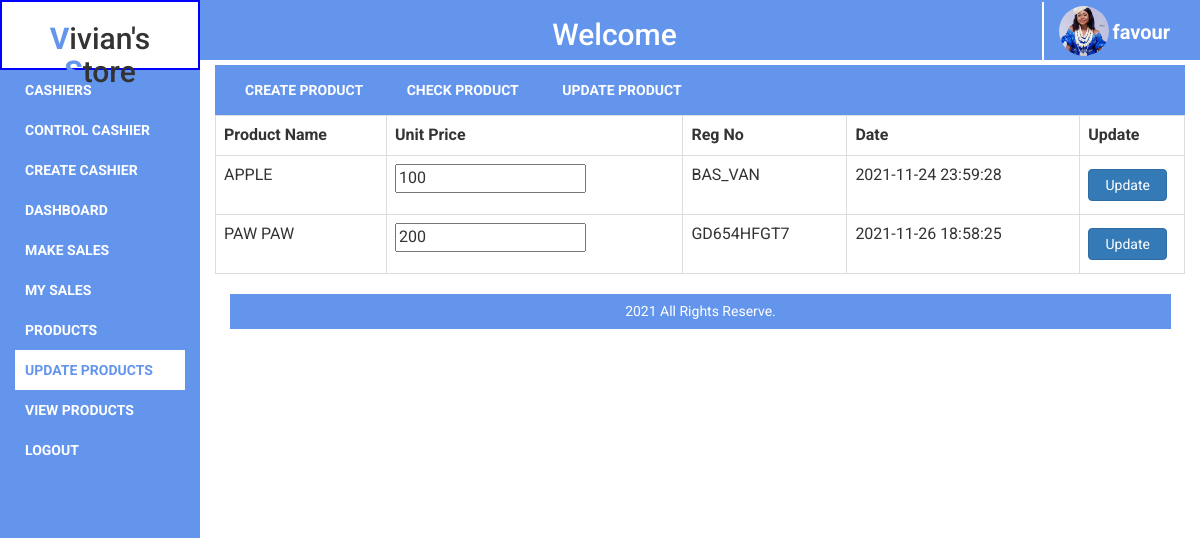
/updateitems (signed in), run on the app's committed database.
### tables this page shows
CREATE TABLE `tblitm` (
  `itmId` int(11) NOT NULL,
  `proName` varchar(30) NOT NULL,
  `proPrice` varchar(10) NOT NULL,
  `proReg` varchar(20) NOT NULL,
  `date` datetime NOT NULL DEFAULT CURRENT_TIMESTAMP
);

### config/dblink.php (called while the page is built, shortened)
<?php
class Vic{
private $connect = NULL;
public function __construct()
  {
$servername = "localhost";
$username = "root";
$password = "";
$dbname = "victor";
  $this->connect = "";
  try{
  $this->connect = new PDO("mysql:host=$servername;dbname=$dbname", $username, $password);
  $this->connect->setAttribute(PDO::ATTR_ERRMODE, PDO::ERRMODE_EXCEPTION);
  $this->connect->exec("SET CHARACTER SET utf8");
    }
  catch(PDOException $e) {
  echo 'Error: ' . $e->getMessage();
        }
  }
 public function tbl_select($tblquery,$tblvalue = array())
 {
 try{
  $stmt = $this->connect->prepare($tblquery);
  $stmt->execute($tblvalue);
  $results = $stmt->fetchAll(PDO::FETCH_ASSOC);
  return $results;
} catch(PDOException $e) {
    echo 'Error: ' . $e->getMessage();
  }
 }
  }
?>

### pages/updateitems.php (the view, shortened to what this page needs)
<div class='dynamicBodyNav'>
    <ul>
        <li>
            <a href='additems'>Create Product</a>
        <li>
        <li>
            <a href='checkitems'>Check Product</a>
        <li>
        <li>
            <a href='updateitems'>Update Product</a>
        <li>
    </ul>
</div>
<div class="dynamicMainBodyBoxUpdate">
    <table class="table table-bordered table-hover">
        <tr>
            <th>Product Name</th>
            <th>Unit Price</th>
            <th>Reg No</th>
            <th>Date</th>
            <th>Update</th>
        </tr>
        <?php
            $tblquery = "SELECT * FROM tblItm GROUP BY proName";
            $tblvalue = array();
            $select = $collect->tbl_select($tblquery, $tblvalue);
            foreach($select as $data){
                extract($data);
            ?>
                <?Php
                    echo  "
                        <form action='updateitems' method='POST'>
                            <tr>
                                <td>$proName</td>
                                <td>
                                    <input type='number' name='priceUpdate' value='$proPrice' required>
                                </td>
                                <td>$proReg</td>
                                <td>$date</td>
                                <td>
                                    <input type='hidden' name='up' value='$itmId'>
                                    <input type='submit' name='update' value='Update' class='btn btn-primary'>
                                </td>
                            </tr>
                        </form>
                    ";
                ?>
                <?php
            }
        ?>
</div>

### styles/stylesheet.css (style rules this page uses)
body { box-sizing: border-box; font-family: 'Roboto', sans-serif; margin: 0; overflow-x: hidden; padding: 0; }
.table tr, .table tr td { vertical-align: middle; }
ul { margin: 0; padding: 0; width: 100%; }
ul li { cursor: pointer; list-style: none; padding: 10px; text-align: left; width: 100%; }
ul li a { color: #fff; font-weight: bolder; text-decoration: none; text-transform: uppercase; width: 100%; }
.dynamicBodyNav { background:cornflowerblue; height: 50px; margin-top: 5px; }
.dynamicBodyNav ul { margin: 5px; padding: 15px; }
.dynamicBodyNav ul li { cursor: pointer; display: inline; list-style-type: none; width: 100%; }
.dynamicMainBodyBoxUpdate input[type="submit"] { margin: 5px auto; padding: 5px; width: 90%; }

### data on the page
tblitm: proName "APPLE", priceUpdate "100", proReg "BAS_VAN", date "2021-11-24 23:59:28"
tblitm: proName "PAW PAW", priceUpdate "200", proReg "GD654HFGT7", date "2021-11-26 18:58:25"

### other printed values
$_SESSION['username'] "favour"
